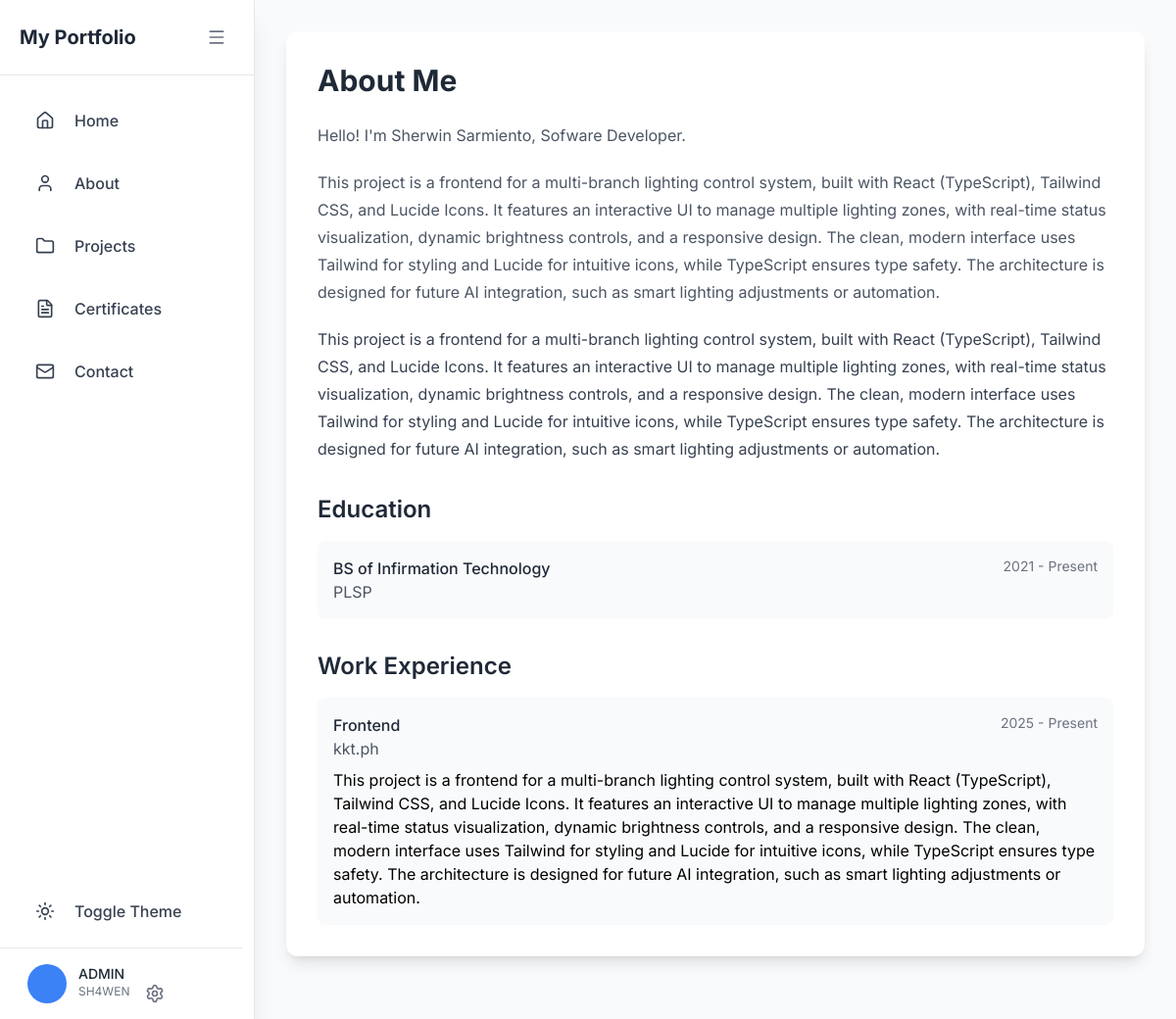
Page /about/ on the earlier database version.
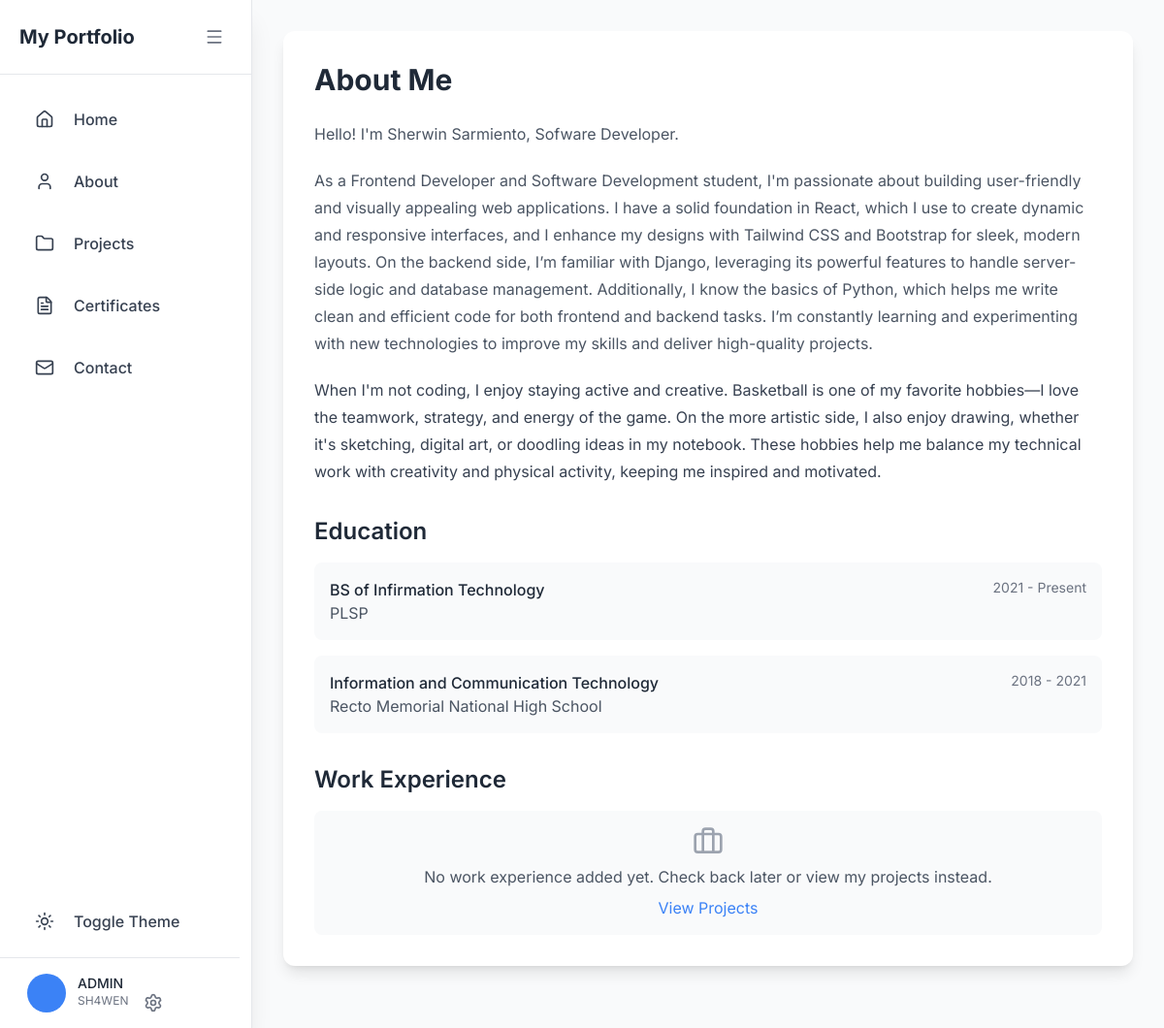
Same page on the later database version.
### main/models.py (models this page shows, shortened)
class About(models.Model):
    name = models.CharField(max_length=100)
    title = models.CharField(max_length=100)
    introduction = models.TextField()
    hobbies_interests = models.TextField()
    updated_at = models.DateTimeField(auto_now=True)
    class Meta:
        verbose_name_plural = "About Me Content"

class Education(models.Model):
    EDUCATION_LEVEL_CHOICES = [
        ('high_school', 'High School'),
        ('senior_high', 'Senior High School'),
        ('college', 'College/University'),
        ('postgrad', 'Postgraduate'),
        ('certification', 'Certification'),
        ('other', 'Other'),
    ]
    about = models.ForeignKey(About, related_name='educations', on_delete=models.CASCADE)
    level = models.CharField(max_length=20, choices=EDUCATION_LEVEL_CHOICES)
    degree = models.CharField(max_length=200)
    institution = models.CharField(max_length=200)
    start_year = models.PositiveIntegerField()
    end_year = models.PositiveIntegerField(null=True, blank=True)
    currently_attending = models.BooleanField(default=False)
    description = models.TextField(blank=True)
    order = models.PositiveIntegerField(default=0)
    class Meta:
        ordering = ['order']
        verbose_name_plural = "Education"

class WorkExperience(models.Model):
    about = models.ForeignKey(About, related_name='work_experiences', on_delete=models.CASCADE)
    position = models.CharField(max_length=200)
    company = models.CharField(max_length=200)
    start_date = models.DateField()
    end_date = models.DateField(null=True, blank=True)
    currently_working = models.BooleanField(default=False)
    description = models.TextField()
    order = models.PositiveIntegerField(default=0)
    class Meta:
        ordering = ['order']
        verbose_name_plural = "Work Experiences"

### main/views.py (the view)
# urls.py: path('about/', views.about, name='about'),
def about(request):
    try:
        about_content = About.objects.prefetch_related('educations', 'work_experiences').first()
    except About.DoesNotExist:
        about_content = None
    context = {
        'about': about_content
    }
    return render(request, 'main/about.html', context)

### main/templates/main/about.html (shortened to what this page needs)
{% extends "main/base.html" %} {% block content %}
<div class="max-w-7xl mx-auto">
  <div
    class="bg-white dark:bg-gray-800 rounded-xl shadow-lg overflow-hidden p-8 mb-8"
  >
    <h1
      class="text-3xl font-bold text-gray-800 dark:text-white mb-6 animate-fade-in-up"
      style="animation-delay: 0.1s"
    >
      About Me
    </h1>
    {% if about %}
    <div class="prose dark:prose-invert max-w-none mb-8">
      <p
        class="text-gray-600 dark:text-gray-300 mb-4 animate-fade-in-up"
        style="animation-delay: 0.2s"
      >
        Hello! I'm {{ about.name }}, {{ about.title }}.
      </p>
      <div
        class="text-gray-600 dark:text-gray-300 mb-4 animate-fade-in-up"
        style="animation-delay: 0.3s"
      >
        {{ about.introduction|linebreaks }}
      </div>
      <p
        class="text-gray-600 dark:text-gray-300 animate-fade-in-up"
        style="animation-delay: 0.4s"
      >
        {{ about.hobbies_interests|linebreaks }}
      </p>
    </div>
    <h2
      class="text-2xl font-semibold text-gray-800 dark:text-white mb-4 animate-fade-in-up"
      style="animation-delay: 0.5s"
    >
      Education
    </h2>
    <div class="space-y-4 mb-8">
      {% for education in about.educations.all %}
      <div
        class="bg-gray-50 dark:bg-gray-700 p-4 rounded-lg animate-fade-in-up"
        style="animation-delay: 0.6s"
      >
        <div class="flex justify-between items-start">
          <div>
            <h3 class="font-medium text-gray-800 dark:text-white">
              {{ education.degree }}
            </h3>
            <p class="text-gray-600 dark:text-gray-400">
              {{ education.institution }}
            </p>
          </div>
          <span class="text-sm text-gray-500 dark:text-gray-400">
            {{ education.start_year }} {% if education.currently_attending %} -
            Present {% elif education.end_year %} - {{ education.end_year }}
            {% endif %}
          </span>
        </div>
      </div>
      {% endfor %}
    </div>
    <h2
      class="text-2xl font-semibold text-gray-800 dark:text-white mb-4 animate-fade-in-up"
      style="animation-delay: 0.7s"
    >
      Work Experience
    </h2>
    <div class="space-y-4">
      {% if about.work_experiences.all %}
      {% for work in about.work_experiences.all %}
      <div
        class="bg-gray-50 dark:bg-gray-700 p-4 rounded-lg animate-fade-in-up"
        style="animation-delay: 0.6s"
      >
        <div class="flex justify-between items-start">
          <div>
            <h3 class="font-medium text-gray-800 dark:text-white">
              {{ work.position }}
            </h3>
            <p class="text-gray-600 dark:text-gray-400">{{ work.company }}</p>
          </div>
          <span class="text-sm text-gray-500 dark:text-gray-400">
            {{ work.start_date|date:"Y" }} {% if work.currently_working %} -
            Present {% elif work.end_date %} - {{ work.end_date|date:"Y" }}
            {% endif %}
          </span>
        </div>
        <p class="text-gray-600 dark:text-gray-300 mt-2">
          {{ work.description|linebreaks }}
        </p>
      </div>
      {% endfor %} {% else %}
      <div
        class="bg-gray-50 dark:bg-gray-700 p-4 rounded-lg text-center animate-fade-in-up"
        style="animation-delay: 0.8s"
      >
        <i
          data-lucide="briefcase"
          class="w-8 h-8 mx-auto text-gray-400 mb-2"
        ></i>
        <p class="text-gray-600 dark:text-gray-300">
          No work experience added yet. Check back later or view my projects
          instead.
        </p>
        <a
          href="{% url 'projects' %}"
          class="text-primary-500 dark:text-primary-400 hover:underline mt-2 inline-block"
        >
          View Projects
        </a>
      </div>
      {% endif %}
    </div>
    {% endif %}
  </div>
</div>
{% endblock %}

Differences in the rows shown:
removed WorkExperience: position "Frontend", company "kkt.ph", start_date "2025", currently_working "- Present", description "This project is a frontend for a multi-branch lighting control system, built with React (TypeScript), Tailwind CSS, and Lucide Icons. It features an interactive UI to manage multiple lighting zones, with real-time status visualization, dynamic brightness controls, and a responsive design. The clean, modern interface uses Tailwind for styling and Lucide for intuitive icons, while TypeScript ensures type safety. The architecture is designed for future AI integration, such as smart lighting adjustments or automation."
changed About "Sherwin Sarmiento": introduction "This project is a frontend for a multi-branch lighting control system, built with React (TypeScript), Tailwind CSS, and Lucide Icons. It features an interactive UI to manage multiple lighting zones, with real-time status visualization, dynamic brightness controls, and a responsive design. The clean, modern interface uses Tailwind for styling and Lucide for intuitive icons, while TypeScript ensures type safety. The architecture is designed for future AI integration, such as smart lighting adjustments or automation." → "As a Frontend Developer and Software Development student, I'm passionate about building user-friendly and visually appealing web applications. I have a solid foundation in React, which I use to create dynamic and responsive interfaces, and I enhance my designs with Tailwind CSS and Bootstrap for sleek, modern layouts. On the backend side, I’m familiar with Django, leveraging its powerful features to handle server-side logic and database management. Additionally, I know the basics of Python, which helps me write clean and efficient code for both frontend and backend tasks. I’m constantly learning and experimenting with new technologies to improve my skills and deliver high-quality projects."; hobbies_interests "This project is a frontend for a multi-branch lighting control system, built with React (TypeScript), Tailwind CSS, and Lucide Icons. It features an interactive UI to manage multiple lighting zones, with real-time status visualization, dynamic brightness controls, and a responsive design. The clean, modern interface uses Tailwind for styling and Lucide for intuitive icons, while TypeScript ensures type safety. The architecture is designed for future AI integration, such as smart lighting adjustments or automation." → "When I'm not coding, I enjoy staying active and creative. Basketball is one of my favorite hobbies—I love the teamwork, strategy, and energy of the game. On the more artistic side, I also enjoy drawing, whether it's sketching, digital art, or doodling ideas in my notebook. These hobbies help me balance my technical work with creativity and physical activity, keeping me inspired and motivated."
added Education: degree "Information and Communication Technology", institution "Recto Memorial National High School", start_year "2018", end_year "2021"
Other differences:
text now shown: "No work experience added yet. Check back later or view my projects instead. View Projects"
